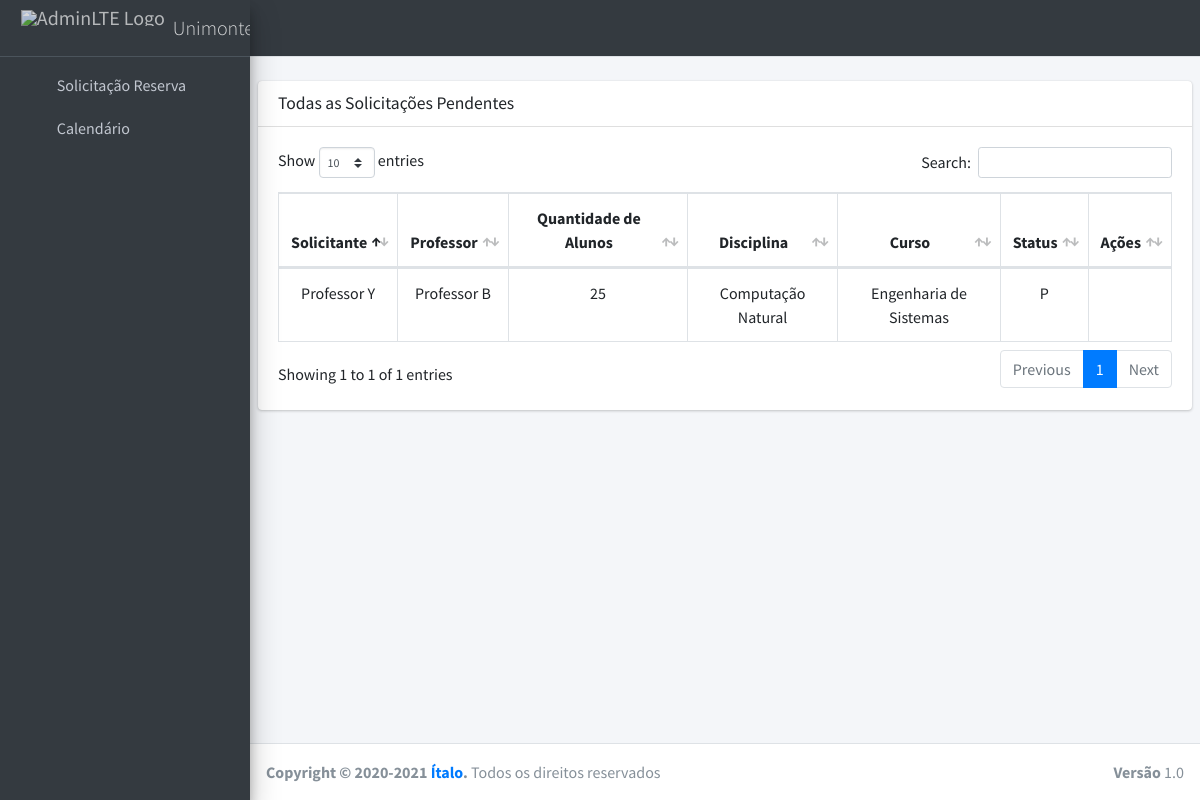
Page /panel/solicitacao/pendente on the committed database.
### core/models.py (models this page shows, shortened)
class SolicitacaoReserva(models.Model):
    STATUS_CHOICES = [
        ('P', 'Pendente'),
        ('F', 'Finalizada'),
    ]
    observacao = models.TextField(blank=True)
    status = models.CharField(choices=STATUS_CHOICES, max_length=1, default='P')
    qnt_alunos = models.IntegerField()
    professor_masp = models.ForeignKey(Professor, on_delete=models.CASCADE)
    curso_id = models.ForeignKey(Curso, on_delete=models.CASCADE)
    disciplina_id = models.ForeignKey(Disciplina, on_delete=models.CASCADE)
    software_id = models.ManyToManyField(Software)
    user_masp = models.ForeignKey(CustomUsuario, on_delete=models.CASCADE)

class CustomUsuario(AbstractUser):
    email = models.EmailField('E-mail', unique=True)
    masp = models.CharField(max_length=15)
    is_staff = models.BooleanField('Membro da equipe', default=False)
    USERNAME_FIELD = 'email'
    REQUIRED_FIELDS = ['first_name', 'last_name', 'masp']
    objects = UsuarioManager()

class Professor(models.Model):
    masp = models.IntegerField(primary_key=True)
    name = models.CharField(max_length=150)
    email = models.EmailField(unique=True)
    contato = models.CharField(max_length=15, blank=True)
    def __str__(self):
        return self.name

class Disciplina(models.Model):
    name = models.CharField(max_length=70)
    def __str__(self):
        return self.name

class Curso(models.Model):
    name = models.CharField(max_length=45)
    def __str__(self):
        return self.name

### core/views.py (the view)
# urls.py: path('panel/solicitacao/pendente', ListSolicitacaoReservaView.as_view(), name='solicitacao-list'),
class ListSolicitacaoReservaView(ListView):
    model = SolicitacaoReserva
    template_name = 'panel/solicitacao/list.html'
    def get_context_data(self, **kwargs):
        context = super(ListSolicitacaoReservaView, self).get_context_data(**kwargs)
        context['solicitacao'] = SolicitacaoReserva.objects.filter(status='P')
        return context

### core/templates/panel/solicitacao/list.html (shortened to what this page needs)
{% extends 'layouts/base.html' %}
{% load static %}
{% block head %}
<link rel="stylesheet" href="{% static 'plugins/datatables-bs4/css/dataTables.bootstrap4.min.css' %}">
<link rel="stylesheet" href="{% static 'plugins/datatables-responsive/css/responsive.bootstrap4.min.css' %}">
{% endblock %}
{% block layouts %}
    {% include 'layouts/navbar.html' %}
    {% include 'layouts/sidebar.html' %}
{% endblock %}
{% block content %}
{% load widget_tweaks %}
 <div class="content-wrapper">
    <br>
    <section class="content">
      <div class="card">
        <div class="card-header">
          <h3 class="card-title">Todas as Solicitações Pendentes</h3>
        </div>
        <div class="card-body">
            <table>
                <table id="table-lab" class="table table-bordered table-hover dataTable">
                    <thead>
                        <tr>
                            <th class="text-center">Solicitante</th>
                            <th class="text-center">Professor</th>
                            <th class="text-center">Quantidade de Alunos</th>
                            <th class="text-center">Disciplina</th>
                            <th class="text-center">Curso</th>
                            <th class="text-center">Status</th>
                            <th class="text-center">Ações</th>
                        </tr>
                    </thead>
                    <tbody>
                        {% for s in solicitacao %}
                            <tr>
                                <td>{{ s.user_masp.get_full_name }}</td>
                                <td>{{ s.professor_masp }}</td>
                                <td>{{ s.qnt_alunos }}</td>
                                <td>{{ s.disciplina_id }}</td>
                                <td>{{ s.curso_id }}</td>
                                <td>{{ s.status }}</td>
                                <td>
                                    <a href="{% url 'solicitacao-detail' s.pk %}" title="Informações"><i class="far fa-eye"></i></a>
                                </td>
                            </tr>
                        {% endfor %}
                    </tbody>
                  </table>
            </table>
        </div>
      </div>
    </section>
  </div>
{% endblock %}
{% block footer %}
    {% include 'layouts/footer.html' %}
{% endblock %}

### core/static/custom/custom.css (style rules this page uses)
td { text-align:center; vertical-align:middle; }

### rows in the picture
SolicitacaoReserva: user_masp.get_full_name "Professor Y", professor_masp "Professor B", qnt_alunos "25", disciplina_id "Computação Natural", curso_id "Engenharia de Sistemas", status "P"
